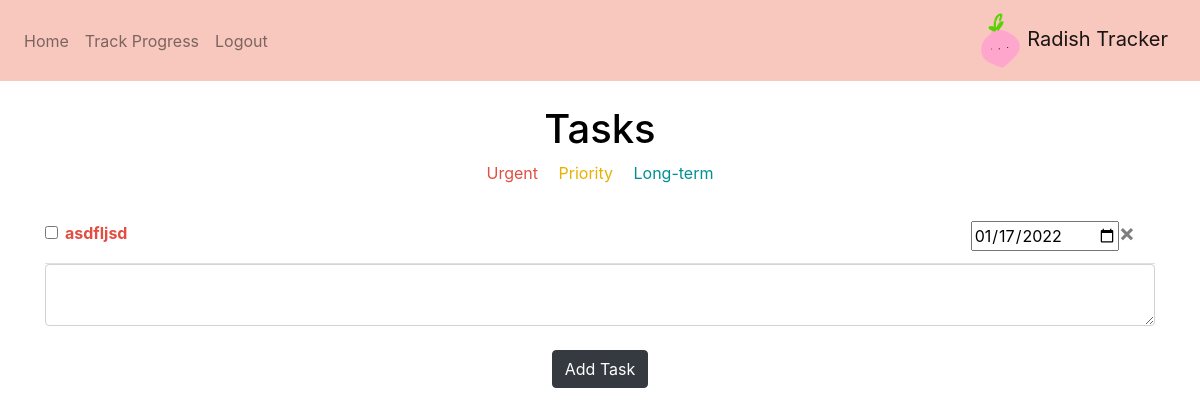
/ (signed in), run on an earlier commit of the app's database.
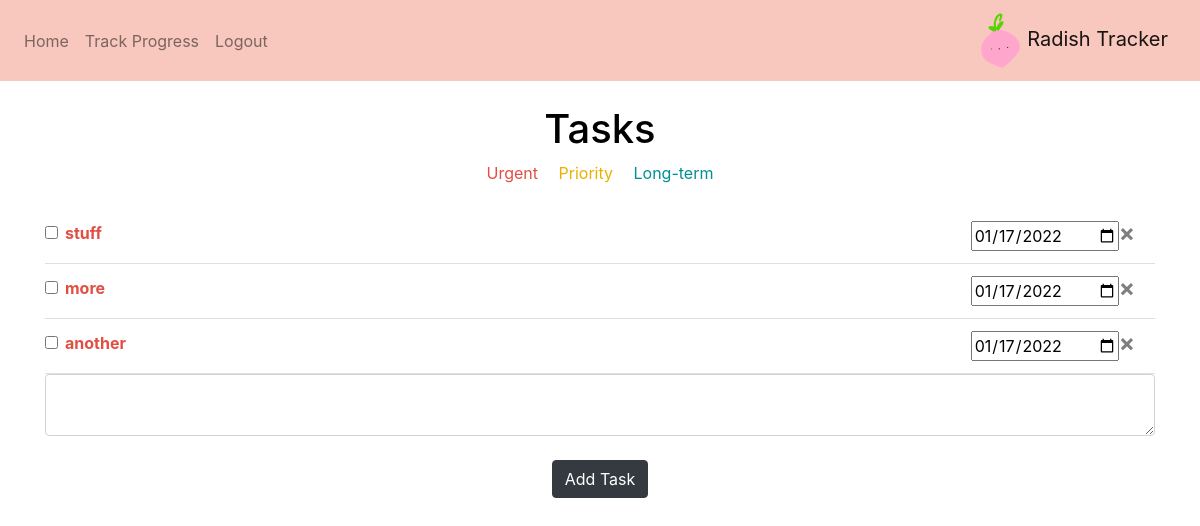
And on a later commit of the database.
### website/models.py (models this page shows)
class Note(db.Model):
    id = db.Column(db.Integer, primary_key = True) #database will automatically set id for you
    data = db.Column(db.String(10000))
    date = db.Column(db.DateTime(timezone=True), default = func.now())
    user_id = db.Column(db.Integer, db.ForeignKey('user.id'))

### website/views.py (the view, shortened to what this page needs)
@views.route('/', methods = ['GET', 'POST'])
@login_required #only home page if logged in
def home():
    return render_template("home.html", user = current_user, today = datetime.now()) #in our template ,can check our current user

### website/templates/home.html
{% extends "base.html" %} {% block title %}Home{% endblock %} {% block content%}
    <br />
    <h1 align="center" style = "color:black">Tasks</h1>
    <div align = "center"
      <span style = "color: #e24e42">Urgent&emsp;</span>
      <span style = "color: #e9b000">Priority&emsp;</span>
      <span style = "color: #008f95">Long-term</span>
    </div>
    <br/>
    <ul class="list-group list-group-flush" id="notes">
      {% for note in user.notes %}
      <li class="list-group-item">
        {% if (note.date-today).days <= 2 %}
          <span style = "color: #e24e42">
            <input class="form-check-input" type="checkbox" value="" onClick = "strikethrough(this)">
            <strong>{{ note.data }}</strong>
          </span>
        {% elif (note.date-today).days <= 7 %}
          <span style = "color: #e9b000">
            <input class="form-check-input" type="checkbox" value="" onClick = "strikethrough(this)">
            {{ note.data }}
          </span>
        {% else %}
          <span style = "color: #008f95">
            <input class="form-check-input" type="checkbox" value="" onClick = "strikethrough(this)">
            {{ note.data }}
          </span>
        {% endif %}
        <span class="float-right">
          <input method = "POST"
            type="date"
            id = "deadline"
            name = "deadline"
            value="{{note.date.strftime('%Y-%m-%d')}}"
            onchange="dateChanged(this, {{ note.id }})"
            min="{{ today.strftime('%Y-%m-%d') }}"
          />
          <button type="button" class = "close" onClick="deleteNote({{ note.id }})">
            <span aria-hidden="true">&times;</span>
          </button>
        </span>
      </li>
      {% endfor %}
    </ul>
    <form method="POST">
      <textarea
        name="note"
        id="note"
        class="form-control">
      </textarea>
      <br />
      <div align="center">
        <button type="submit" class="btn btn-dark">Add Task</button>
      </div>
    </form>
  {% endblock %}

What changed in the data, as far as the page shows it:
removed Note: data "asdfljsd", deadline "01/17/2022"
added Note: data "stuff", deadline "01/17/2022"
added Note: data "more", deadline "01/17/2022"
added Note: data "another", deadline "01/17/2022"
